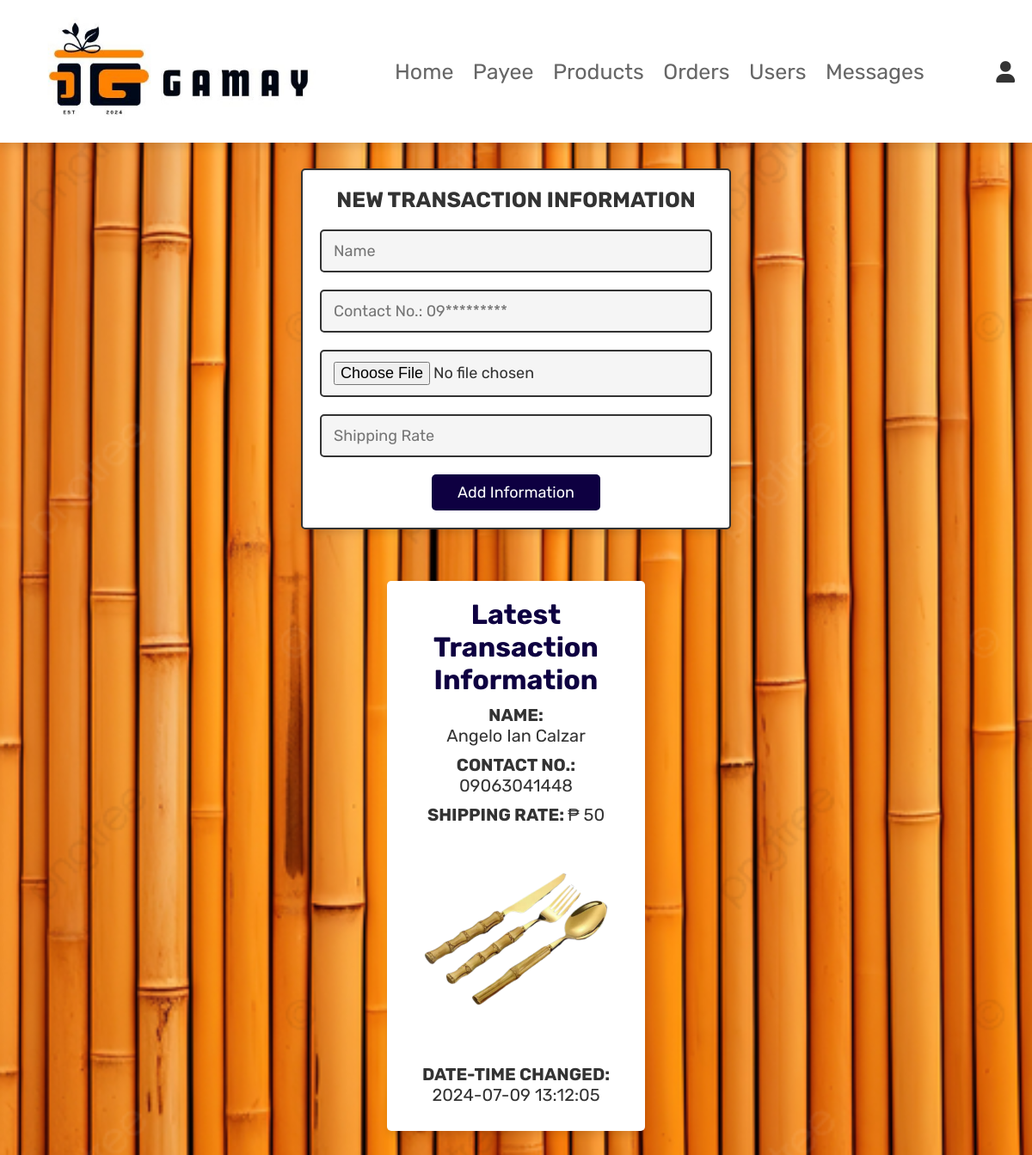
Page /admin_payee.php (signed in) on the committed database.
### tables this page shows
CREATE TABLE `payee` (
  `payee_id` int(11) NOT NULL,
  `name` varchar(255) NOT NULL,
  `contact_number` varchar(11) NOT NULL,
  `qr_code` varchar(255) NOT NULL,
  `shipping_rate` int(11) NOT NULL,
  `date` datetime NOT NULL
);

### admin_payee.php (the view, shortened to what this page needs)
<?php
@include 'config.php';
?>
<!DOCTYPE html>
<html lang="en">
<head>
   <link rel="stylesheet" href="https://cdnjs.cloudflare.com/ajax/libs/font-awesome/6.0.0/css/all.min.css">
   <link rel="stylesheet" href="css/admin_new.css">
</head>
<body>
<?php @include 'admin_header.php'; ?>
<section class="add-products">
   <form action="" method="POST" enctype="multipart/form-data">
      <h3>New Transaction Information</h3>
      <input type="text" class="box" required placeholder="Name" name="name">
      <input type="number" min="09000000000" class="box" required placeholder="Contact No.: 09*********" name="contact_number">
      <input type="file" accept="image/jpg, image/jpeg, image/png" required class="box" name="image">
      <input type="number" class="box" required placeholder="Shipping Rate" name="shipping_rate">
      <input type="submit" value="add information" name="add_payee" class="btn">
   </form>
</section>
<section class="show-products">
   <div style="width: 100rem;" class="box-container">
      <?php
            $select_products = mysqli_query($conn, "SELECT * FROM `payee` ORDER BY payee_id DESC LIMIT 1") or die('query failed');
            if(mysqli_num_rows($select_products) > 0){
            while($fetch_products = mysqli_fetch_assoc($select_products)){
      ?>
      <div class="box">
      <h2 style="font-size: xx-large; color: #0e0041;">Latest Transaction Information</h2>
          <div class="name"><b>NAME: <br></b><?php echo $fetch_products['name']; ?></div>
         <div class="name"><b>CONTACT NO.: <br></b><?php echo $fetch_products['contact_number']; ?></div>
         <div class="name"><b>SHIPPING RATE:  </b>₱ <?php echo $fetch_products['shipping_rate']; ?></div>
         <img class="image" style="height: 25rem;" src="uploaded_img/<?php echo $fetch_products['qr_code']?>" alt="">
         <div class="name"><b>DATE-TIME CHANGED: </b><?php echo $fetch_products['date']; ?></div>
      </div>
      <?php
         }
      }
      ?>
   </div>
</section>

### css/admin_new.css (style rules this page uses)
:root { --blue:#0e0041; --red:#c0392b; --orange:#f39c12; --black:#333; --white:#fff; --light-color:#666; --light-white:#ccc; --light-bg:#f5f5f5; --border:.2rem solid var(--black); --box-shadow:0 .5rem 1rem rgba(0,0,0,.1); }
* { font-family: 'Rubik', sans-serif; margin:0; padding:0; box-sizing: border-box; outline: none; border:none; text-decoration: none; transition:all .2s linear; }
html { font-size: 62.5%; overflow-x: hidden; scroll-behavior: smooth; scroll-padding-top: 6.5rem; }
body { background: var(--light-bg); background:url(../images/adminbg2.png) no-repeat; background-size: cover; background-position: center; background-blend-mode: lighten; }
section { padding:3rem 2rem; }
.btn, .delete-btn, .option-btn { display: inline-block; border-radius: .5rem; margin-top: 1rem; font-size: 1.8rem; color:var(--white); cursor: pointer; padding:1rem 3rem; text-transform: capitalize; }
.btn { background-color: var(--blue); }
.add-products form { max-width: 50rem; border-radius: .5rem; background-color: var(--white); border:var(--border); padding:2rem; text-align: center; margin:0 auto; box-shadow: var(--box-shadow); }
.add-products form h3 { font-size: 2.5rem; text-transform: uppercase; color:var(--black); margin-bottom: 1rem; }
.add-products form .box { width: 100%; margin:1rem 0; font-size: 1.8rem; color:var(--black); border-radius: .5rem; background-color: var(--light-bg); padding:1.2rem 1.4rem; border:var(--border); }
.show-products .box-container { display: grid; grid-template-columns: repeat(auto-fit, 30rem); gap:35px; align-items: flex-start; max-width: 1200px; margin: 0 auto; justify-content: center; }
.show-products .box-container .box { text-align: center; padding:2rem; background-color: var(--white); box-shadow: var(--box-shadow); border-radius: .5rem; position: relative; }
.show-products .box-container .box .image { height: 20rem; margin-bottom: .5rem; }
.show-products .box-container .box .name { margin:1rem 0; font-size: 2rem; color:var(--black); }

### rows in the picture
payee: name "Angelo Ian Calzar", contact_number "09063041448", shipping_rate "50", qr_code (picture), date "2024-07-09 13:12:05"
